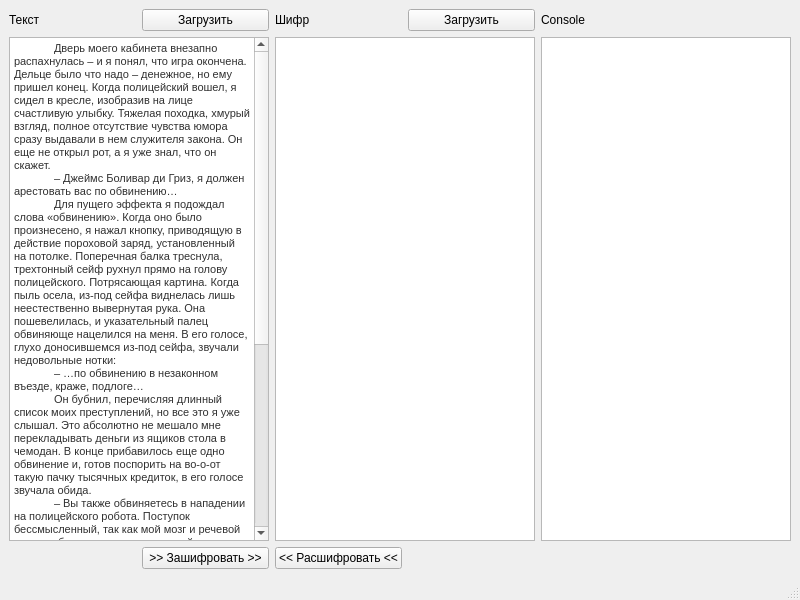
<?xml version="1.0" encoding="UTF-8"?>
<ui version="4.0">
 <class>MainWindow</class>
 <widget class="QMainWindow" name="MainWindow">
  <property name="geometry">
   <rect>
    <x>0</x>
    <y>0</y>
    <width>800</width>
    <height>600</height>
   </rect>
  </property>
  <property name="windowTitle">
   <string>MainWindow</string>
  </property>
  <widget class="QWidget" name="centralwidget">
   <layout class="QGridLayout" name="gridLayout">
    <item row="0" column="1">
     <widget class="QPushButton" name="pushButton_3">
      <property name="text">
       <string>Загрузить</string>
      </property>
     </widget>
    </item>
    <item row="0" column="3">
     <widget class="QLabel" name="label_2">
      <property name="text">
       <string>Шифр</string>
      </property>
     </widget>
    </item>
    <item row="2" column="3">
     <widget class="QPushButton" name="pushButton">
      <property name="text">
       <string>&lt;&lt; Расшифровать &lt;&lt;</string>
      </property>
     </widget>
    </item>
    <item row="1" column="5">
     <widget class="QTextEdit" name="textEdit_3">
      <property name="minimumSize">
       <size>
        <width>250</width>
        <height>0</height>
       </size>
      </property>
      <property name="maximumSize">
       <size>
        <width>250</width>
        <height>16777215</height>
       </size>
      </property>
     </widget>
    </item>
    <item row="1" column="0" colspan="2">
     <widget class="QTextEdit" name="textEdit">
      <property name="html">
       <string>&lt;!DOCTYPE HTML PUBLIC &quot;-//W3C//DTD HTML 4.0//EN&quot; &quot;http://www.w3.org/TR/REC-html40/strict.dtd&quot;&gt;
&lt;html&gt;&lt;head&gt;&lt;meta name=&quot;qrichtext&quot; content=&quot;1&quot; /&gt;&lt;style type=&quot;text/css&quot;&gt;
p, li { white-space: pre-wrap; }
&lt;/style&gt;&lt;/head&gt;&lt;body style=&quot; font-family:'MS Shell Dlg 2'; font-size:8.25pt; font-weight:400; font-style:normal;&quot;&gt;
&lt;p style=&quot; margin-top:0px; margin-bottom:0px; margin-left:0px; margin-right:0px; -qt-block-indent:0; text-indent:40px; background-color:#ffffff;&quot;&gt;&lt;span style=&quot; font-family:'Cambria','Hoefler Text','Utopia','Liberation Serif','Nimbus Roman No9 L Regular','Times','Times New Roman','serif'; font-size:8pt; color:#303030; background-color:#ffffff;&quot;&gt;Дверь моего кабинета внезапно распахнулась – и я понял, что игра окончена. Дельце было что надо – денежное, но ему пришел конец. Когда полицейский вошел, я сидел в кресле, изобразив на лице счастливую улыбку. Тяжелая походка, хмурый взгляд, полное отсутствие чувства юмора сразу выдавали в нем служителя закона. Он еще не открыл рот, а я уже знал, что он скажет.&lt;/span&gt;&lt;/p&gt;
&lt;p style=&quot; margin-top:0px; margin-bottom:0px; margin-left:0px; margin-right:0px; -qt-block-indent:0; text-indent:40px; background-color:#ffffff;&quot;&gt;&lt;span style=&quot; font-family:'Cambria','Hoefler Text','Utopia','Liberation Serif','Nimbus Roman No9 L Regular','Times','Times New Roman','serif'; font-size:8pt; color:#303030; background-color:#ffffff;&quot;&gt;– Джеймс Боливар ди Гриз, я должен арестовать вас по обвинению…&lt;/span&gt;&lt;/p&gt;
&lt;p style=&quot; margin-top:0px; margin-bottom:0px; margin-left:0px; margin-right:0px; -qt-block-indent:0; text-indent:40px; background-color:#ffffff;&quot;&gt;&lt;span style=&quot; font-family:'Cambria','Hoefler Text','Utopia','Liberation Serif','Nimbus Roman No9 L Regular','Times','Times New Roman','serif'; font-size:8pt; color:#303030; background-color:#ffffff;&quot;&gt;Для пущего эффекта я подождал слова «обвинению». Когда оно было произнесено, я нажал кнопку, приводящую в действие пороховой заряд, установленный на потолке. Поперечная балка треснула, трехтонный сейф рухнул прямо на голову полицейского. Потрясающая картина. Когда пыль осела, из-под сейфа виднелась лишь неестественно вывернутая рука. Она пошевелилась, и указательный палец обвиняюще нацелился на меня. В его голосе, глухо доносившемся из-под сейфа, звучали недовольные нотки:&lt;/span&gt;&lt;/p&gt;
&lt;p style=&quot; margin-top:0px; margin-bottom:0px; margin-left:0px; margin-right:0px; -qt-block-indent:0; text-indent:40px; background-color:#ffffff;&quot;&gt;&lt;span style=&quot; font-family:'Cambria','Hoefler Text','Utopia','Liberation Serif','Nimbus Roman No9 L Regular','Times','Times New Roman','serif'; font-size:8pt; color:#303030; background-color:#ffffff;&quot;&gt;– …по обвинению в незаконном въезде, краже, подлоге…&lt;/span&gt;&lt;/p&gt;
&lt;p style=&quot; margin-top:0px; margin-bottom:0px; margin-left:0px; margin-right:0px; -qt-block-indent:0; text-indent:40px; background-color:#ffffff;&quot;&gt;&lt;span style=&quot; font-family:'Cambria','Hoefler Text','Utopia','Liberation Serif','Nimbus Roman No9 L Regular','Times','Times New Roman','serif'; font-size:8pt; color:#303030; background-color:#ffffff;&quot;&gt;Он бубнил, перечисляя длинный список моих преступлений, но все это я уже слышал. Это абсолютно не мешало мне перекладывать деньги из ящиков стола в чемодан. В конце прибавилось еще одно обвинение и, готов поспорить на во-о-от такую пачку тысячных кредиток, в его голосе звучала обида.&lt;/span&gt;&lt;/p&gt;
&lt;p style=&quot; margin-top:0px; margin-bottom:0px; margin-left:0px; margin-right:0px; -qt-block-indent:0; text-indent:40px; background-color:#ffffff;&quot;&gt;&lt;span style=&quot; font-family:'Cambria','Hoefler Text','Utopia','Liberation Serif','Nimbus Roman No9 L Regular','Times','Times New Roman','serif'; font-size:8pt; color:#303030; background-color:#ffffff;&quot;&gt;– Вы также обвиняетесь в нападении на полицейского робота. Поступок бессмысленный, так как мой мозг и речевой аппарат бронированы, а в средней части тела…&lt;/span&gt;&lt;/p&gt;
&lt;p style=&quot; margin-top:0px; margin-bottom:0px; margin-left:0px; margin-right:0px; -qt-block-indent:0; text-indent:40px; background-color:#ffffff;&quot;&gt;&lt;span style=&quot; font-family:'Cambria','Hoefler Text','Utopia','Liberation Serif','Nimbus Roman No9 L Regular','Times','Times New Roman','serif'; font-size:8pt; color:#303030; background-color:#ffffff;&quot;&gt;– Слушай, Джордж, все это мне известно. Но на макушке твоей тупой головы установлен маленький передатчик, а мне бы не хотелось, чтобы ты сообщил обо мне своим приятелям. По крайней мере, в данный момент.&lt;/span&gt;&lt;/p&gt;
&lt;p style=&quot; margin-top:0px; margin-bottom:0px; margin-left:0px; margin-right:0px; -qt-block-indent:0; text-indent:40px; background-color:#ffffff;&quot;&gt;&lt;span style=&quot; font-family:'Cambria','Hoefler Text','Utopia','Liberation Serif','Nimbus Roman No9 L Regular','Times','Times New Roman','serif'; font-size:8pt; color:#303030; background-color:#ffffff;&quot;&gt;Пинком ноги я открыл в стене потайную дверь, ведущую в подвал. Когда я обходил груду железа на полу, робот попытался схватить меня за ногу. Но я ожидал этого, и его пальцы сомкнулись в двух дюймах от моей лодыжки. Я не раз встречался с полицейскими роботами и прекрасно знал, что их невозможно уничтожить. Хоть бей их по голове, хоть с ног сбивай, они преследуют тебя, непрерывно читая мораль. Так дело обстояло и на этот раз. Он убеждал меня покончить с преступной жизнью и стать порядочным гражданином. Робот продолжал молоть чушь, и его голос эхом отдавался на лестничной клетке, когда я уже добрался до подвала.&lt;/span&gt;&lt;/p&gt;&lt;/body&gt;&lt;/html&gt;</string>
      </property>
     </widget>
    </item>
    <item row="0" column="0">
     <widget class="QLabel" name="label">
      <property name="text">
       <string>Текст</string>
      </property>
     </widget>
    </item>
    <item row="2" column="1">
     <widget class="QPushButton" name="pushButton_2">
      <property name="text">
       <string>&gt;&gt; Зашифровать &gt;&gt;</string>
      </property>
     </widget>
    </item>
    <item row="0" column="5">
     <widget class="QLabel" name="label_3">
      <property name="text">
       <string>Console</string>
      </property>
     </widget>
    </item>
    <item row="0" column="4">
     <widget class="QPushButton" name="pushButton_4">
      <property name="text">
       <string>Загрузить</string>
      </property>
     </widget>
    </item>
    <item row="1" column="3" colspan="2">
     <widget class="QTextEdit" name="textEdit_2"/>
    </item>
   </layout>
  </widget>
  <widget class="QMenuBar" name="menubar">
   <property name="geometry">
    <rect>
     <x>0</x>
     <y>0</y>
     <width>800</width>
     <height>21</height>
    </rect>
   </property>
  </widget>
  <widget class="QStatusBar" name="statusbar"/>
 </widget>
 <resources/>
 <connections/>
</ui>
